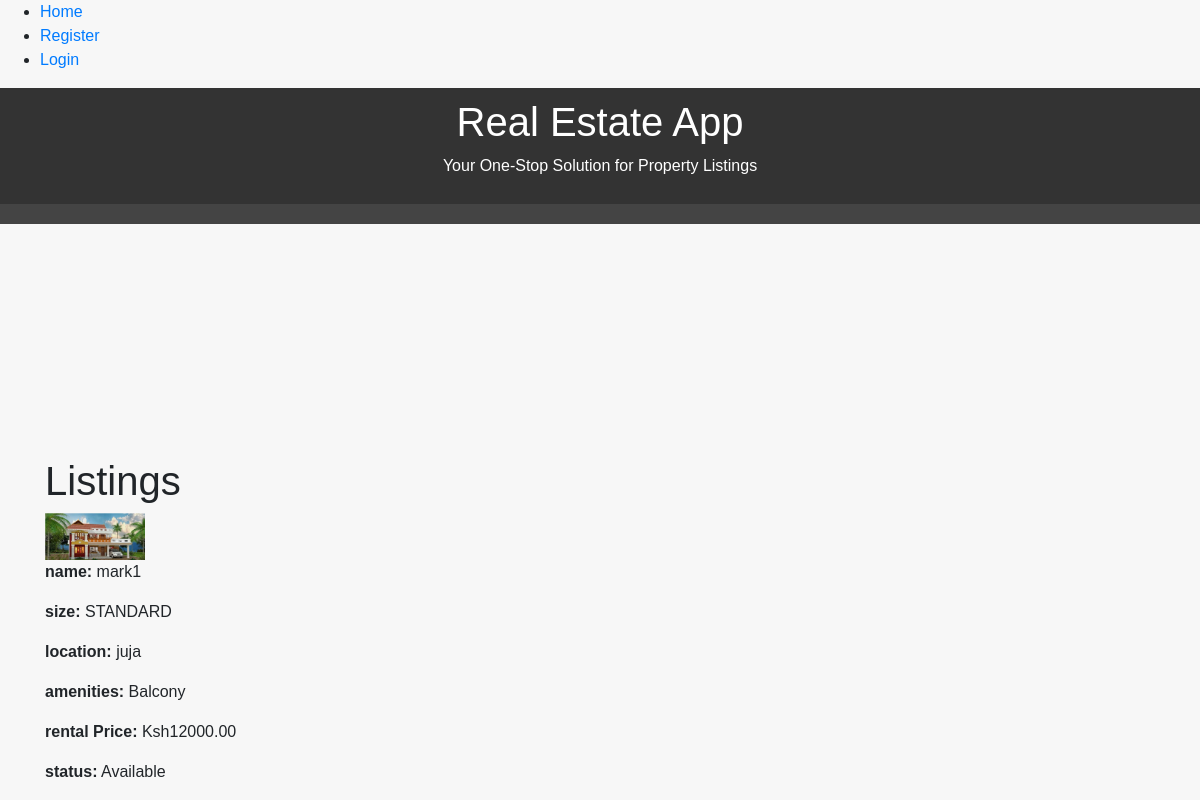
The app's page /listing/1/ with its own data.
### coreApp/models.py (models this page shows, shortened)
class Property_model(models.Model):
    user = models.ForeignKey(User, on_delete=models.CASCADE, related_name='property')
    property_name = models.CharField(max_length=255)
    location = models.CharField(max_length=50)
    image = models.ImageField(blank=True, null=True)
    rental_price = models.DecimalField(max_digits=10, decimal_places=2)
    security_deposit = models.DecimalField(max_digits=10, decimal_places=2)
    start_date = models.start_date = datetime.now()
    end_date = models.end_date = datetime.now()
    duration = models.DurationField()
    date_paid = models.DateField(blank=True, null=True)
    AMENITIES_CHOICES = [
        ('Balcony','Balcony'),
        ('Gym','Gym'),
        ('SwimmingPool','SwimmingPool')]
    STATUS_CHOICES=[
        ('Available','Available'),
        ('Occupied', 'Occupied') ]
    HOUSE_SIZE = [('STANDARD','STANDARD'),
                  ('Spacious','Spacious')]
    TYPE_OF_HOUSE =[('Singleroom','Singleroom'),
                    ('Bedsitter','Bedsitter'),
                    ('Onebedroom','Onebedroom'),
                    ('Twobedroom','Twobedroom'),
                    ('Threebedroom','Threebedroom'),
                    ('Fourbedroom','Fourbedroom'),
                    ('Studio','Studio'),
                    ('Commercialshops','Commercialshops')]
    amenities = models.TextField(choices=AMENITIES_CHOICES)
    status = models.TextField(choices=STATUS_CHOICES)
    house_type = models.CharField(max_length=50,choices=TYPE_OF_HOUSE)
    size = models.CharField(max_length=50,choices=HOUSE_SIZE)

### coreApp/views.py (the view)
# urls.py: path('listing/<pk>/', listing_retrieve, name ='listing2'),
def listing_retrieve(request, pk):
    listing = Property_model.objects.get(id=pk)
    context = {
        "listing": listing
    }
    return render (request,"listing_retrieve.html", context)

### coreApp/templates/listing_retrieve.html (shortened to what this page needs)
{% include 'commons/base.html' %}
{% block content %}
<div class="container">
    <h1>Listings</h1>
    <div class="listings">
            <div class="listing">
                <img src="{{ listing.image.url }}" alt="{{ listing.name }}" width="100">
                <p><strong>name:</strong> {{ listing.property_name }}</p>
                <p><strong>size:</strong> {{ listing.size }}</p>
                <p><strong>location:</strong> {{ listing.location }}</p>
                <p><strong>amenities:</strong> {{ listing.amenities }}</p>
                <p><strong>rental Price:</strong> Ksh{{ listing.rental_price }}</p>
                <p><strong>status:</strong> {{ listing.status }}</p>
            </div>
    </div>
</div>
{% endblock %}

### accounts/templates/commons/base.html (style rules this page uses)
body { display: flex; flex-direction: column; min-height: 100vh; margin: 0; font-family: Arial, sans-serif; background-color: #f7f7f7; }

### records on screen
Property_model: image (picture), property_name "mark1", size "STANDARD", location "juja", amenities "Balcony", rental_price "12000.00", status "Available"
